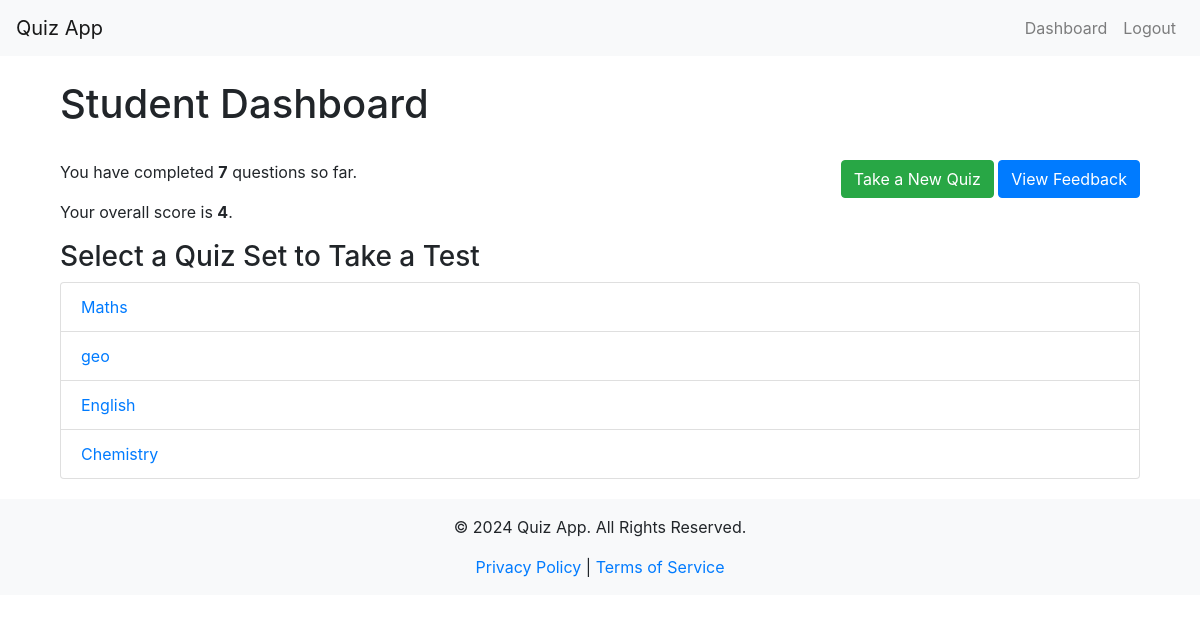
Before: /student_dashboard (signed in) with the older database file.
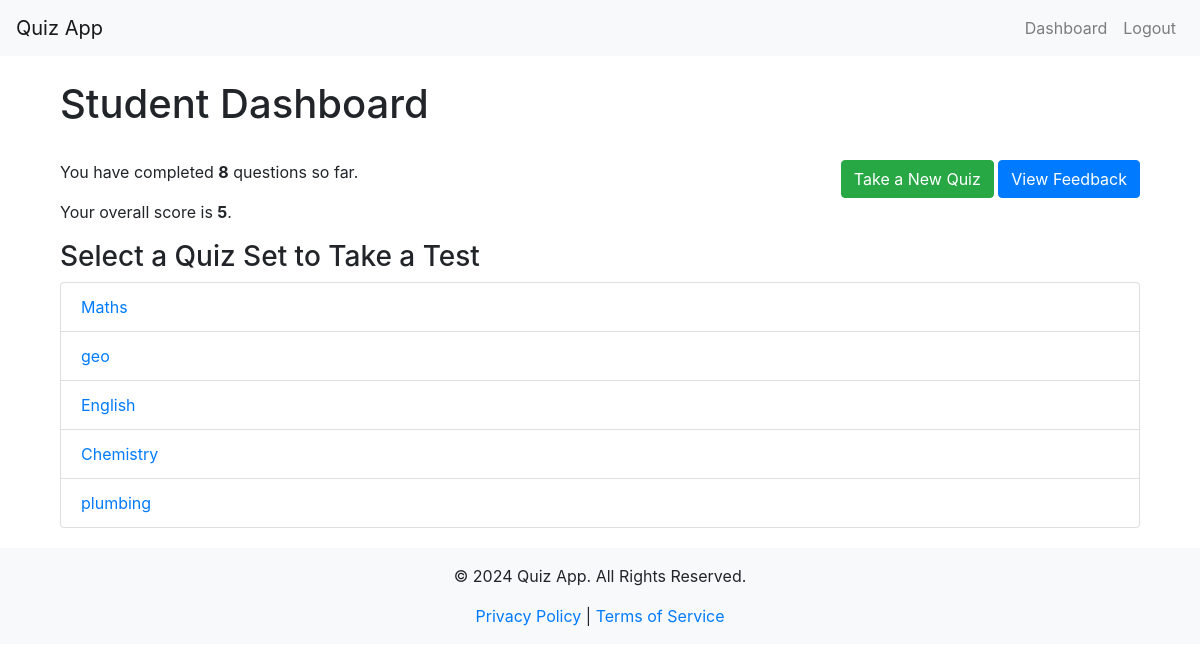
After: the same page with the newer database file.
### app/models.py (models this page shows)
class QuizSet(db.Model):
    id = db.Column(db.Integer, primary_key=True)
    title = db.Column(db.String(128), nullable=False)
    questions = db.relationship('Question', backref='quiz_set', lazy=True)
    quiz_results = db.relationship('QuizResult', backref='related_quiz_set', lazy=True)  # Renamed backref

### app/routes.py (the view)
@main_bp.route("/student_dashboard")
@login_required
def student_dashboard():
    user_results = QuizResult.query.filter_by(user_id=current_user.id).all()
    total_questions = sum(len(result.quiz_set.questions) for result in user_results)
    total_score = sum(result.score for result in user_results)
    quiz_sets = QuizSet.query.all()  # Get all quiz sets
    return render_template(
        'student_dashboard.html',
        total_questions=total_questions,
        total_score=total_score,
        results=user_results,
        quiz_sets=quiz_sets  # Pass quiz sets to template
    )

### app/__init__.py (called while the page is built)
@login_manager.user_loader
def load_user(user_id):
    from app.models import User
    return User.query.get(int(user_id))

### app/templates/student_dashboard.html
{% extends "layout.html" %}
{% block content %}
<div class="container">
    <h1 class="mt-4">Student Dashboard</h1>
    <div class="row">
        <div class="col-md-6">
            <p>You have completed <strong>{{ total_questions }}</strong> questions so far.</p>
            <p>Your overall score is <strong>{{ total_score }}</strong>.</p>
        </div>
        <div class="col-md-6 text-right">
            <a href="{{ url_for('main.available_tests') }}" class="btn btn-success mb-2">Take a New Quiz</a>
            <a href="{{ url_for('main.view_feedback') }}" class="btn btn-primary mb-2">View Feedback</a>
        </div>
    </div>
    <h3>Select a Quiz Set to Take a Test</h3>
    <ul class="list-group">
        {% for quiz_set in quiz_sets %}
        <li class="list-group-item">
            <a href="{{ url_for('main.quiz', quiz_id=quiz_set.id) }}">{{ quiz_set.title }}</a>
        </li>
        {% else %}
        <li class="list-group-item">No quiz sets available.</li>
        {% endfor %}
    </ul>
</div>
{% endblock %}

Changed rows visible on the page:
added QuizSet: title "plumbing"
Other visible differences:
{{ total_questions }}: "7" → "8"
{{ total_score }}: "4" → "5"
